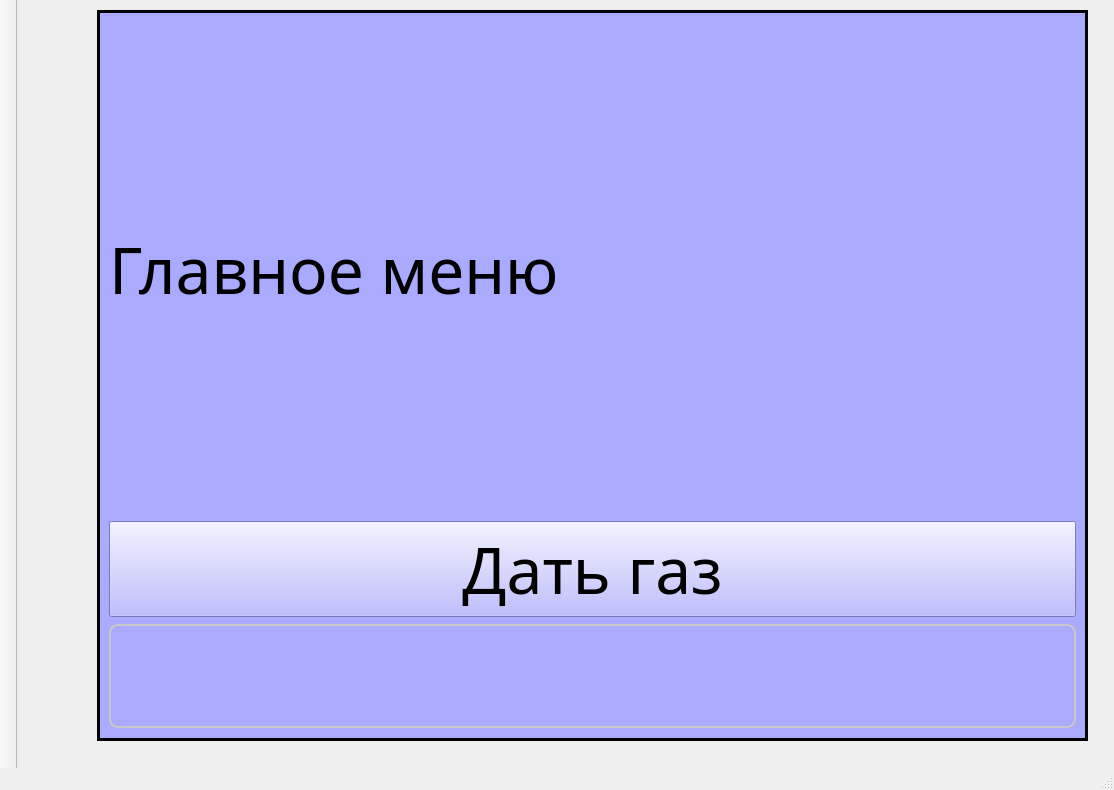
<?xml version="1.0" encoding="UTF-8"?>
<ui version="4.0">
 <class>MainWindow</class>
 <widget class="QMainWindow" name="MainWindow">
  <property name="geometry">
   <rect>
    <x>0</x>
    <y>0</y>
    <width>1114</width>
    <height>790</height>
   </rect>
  </property>
  <property name="windowTitle">
   <string>MainWindow</string>
  </property>
  <property name="styleSheet">
   <string notr="true">QLineEdit{
margin: 1px, 1px, 7px, 1px;
padding: 5px;
border-radius: 9px;
border: 2px solid #c8c8c8;

}

QMainWindow{

}</string>
  </property>
  <widget class="QWidget" name="centralwidget">
   <widget class="QStackedWidget" name="stackedWidget">
    <property name="geometry">
     <rect>
      <x>80</x>
      <y>10</y>
      <width>991</width>
      <height>731</height>
     </rect>
    </property>
    <property name="minimumSize">
     <size>
      <width>200</width>
      <height>200</height>
     </size>
    </property>
    <property name="autoFillBackground">
     <bool>false</bool>
    </property>
    <property name="styleSheet">
     <string notr="true">background-color: rgb(170, 170, 255);</string>
    </property>
    <property name="frameShape">
     <enum>QFrame::Box</enum>
    </property>
    <property name="lineWidth">
     <number>3</number>
    </property>
    <property name="midLineWidth">
     <number>0</number>
    </property>
    <property name="currentIndex">
     <number>0</number>
    </property>
    <widget class="QWidget" name="main">
     <layout class="QVBoxLayout" name="verticalLayout_4">
      <item>
       <layout class="QVBoxLayout" name="verticalLayout" stretch="5,5,5">
        <item>
         <widget class="QLabel" name="label_14">
          <property name="font">
           <font>
            <family>Century Gothic</family>
            <pointsize>48</pointsize>
           </font>
          </property>
          <property name="text">
           <string>Главное меню</string>
          </property>
          <property name="alignment">
           <set>Qt::AlignLeading|Qt::AlignLeft|Qt::AlignVCenter</set>
          </property>
         </widget>
        </item>
        <item>
         <widget class="QPushButton" name="pushButton">
          <property name="font">
           <font>
            <family>Century Gothic</family>
            <pointsize>48</pointsize>
           </font>
          </property>
          <property name="text">
           <string>Дать газ</string>
          </property>
         </widget>
        </item>
        <item>
         <widget class="QLineEdit" name="lineEdit">
          <property name="font">
           <font>
            <family>Century Gothic</family>
            <pointsize>48</pointsize>
           </font>
          </property>
          <property name="text">
           <string/>
          </property>
          <property name="alignment">
           <set>Qt::AlignCenter</set>
          </property>
         </widget>
        </item>
       </layout>
      </item>
     </layout>
    </widget>
    <widget class="QWidget" name="deal">
     <widget class="QWidget" name="verticalLayoutWidget_2">
      <property name="geometry">
       <rect>
        <x>230</x>
        <y>210</y>
        <width>471</width>
        <height>312</height>
       </rect>
      </property>
      <layout class="QVBoxLayout" name="verticalLayout_2">
       <item>
        <widget class="QLabel" name="label_15">
         <property name="font">
          <font>
           <family>Century Gothic</family>
           <pointsize>48</pointsize>
          </font>
         </property>
         <property name="text">
          <string>Сделки</string>
         </property>
         <property name="alignment">
          <set>Qt::AlignCenter</set>
         </property>
        </widget>
       </item>
       <item>
        <widget class="QPushButton" name="pushButton_2">
         <property name="font">
          <font>
           <family>Century Gothic</family>
           <pointsize>48</pointsize>
          </font>
         </property>
         <property name="text">
          <string>Дать газ</string>
         </property>
        </widget>
       </item>
       <item>
        <widget class="QLineEdit" name="lineEdit_2">
         <property name="font">
          <font>
           <family>Century Gothic</family>
           <pointsize>48</pointsize>
          </font>
         </property>
         <property name="text">
          <string/>
         </property>
         <property name="alignment">
          <set>Qt::AlignCenter</set>
         </property>
        </widget>
       </item>
      </layout>
     </widget>
    </widget>
    <widget class="QWidget" name="contaact">
     <widget class="QWidget" name="verticalLayoutWidget_3">
      <property name="geometry">
       <rect>
        <x>270</x>
        <y>220</y>
        <width>451</width>
        <height>312</height>
       </rect>
      </property>
      <layout class="QVBoxLayout" name="verticalLayout_3">
       <item>
        <widget class="QLabel" name="label_16">
         <property name="font">
          <font>
           <family>Century Gothic</family>
           <pointsize>48</pointsize>
          </font>
         </property>
         <property name="text">
          <string>Контакты</string>
         </property>
         <property name="alignment">
          <set>Qt::AlignCenter</set>
         </property>
        </widget>
       </item>
       <item>
        <widget class="QPushButton" name="pushButton_3">
         <property name="font">
          <font>
           <family>Century Gothic</family>
           <pointsize>48</pointsize>
          </font>
         </property>
         <property name="text">
          <string>Дать газ</string>
         </property>
        </widget>
       </item>
       <item>
        <widget class="QLineEdit" name="lineEdit_3">
         <property name="font">
          <font>
           <family>Century Gothic</family>
           <pointsize>48</pointsize>
          </font>
         </property>
         <property name="text">
          <string/>
         </property>
         <property name="alignment">
          <set>Qt::AlignCenter</set>
         </property>
        </widget>
       </item>
      </layout>
     </widget>
    </widget>
   </widget>
  </widget>
  <widget class="QMenuBar" name="menubar">
   <property name="geometry">
    <rect>
     <x>0</x>
     <y>0</y>
     <width>1114</width>
     <height>30</height>
    </rect>
   </property>
  </widget>
  <widget class="QStatusBar" name="statusbar"/>
  <widget class="QToolBar" name="toolBar">
   <property name="windowTitle">
    <string>toolBar</string>
   </property>
   <property name="movable">
    <bool>false</bool>
   </property>
   <property name="orientation">
    <enum>Qt::Vertical</enum>
   </property>
   <attribute name="toolBarArea">
    <enum>LeftToolBarArea</enum>
   </attribute>
   <attribute name="toolBarBreak">
    <bool>false</bool>
   </attribute>
  </widget>
 </widget>
 <resources/>
 <connections/>
</ui>
